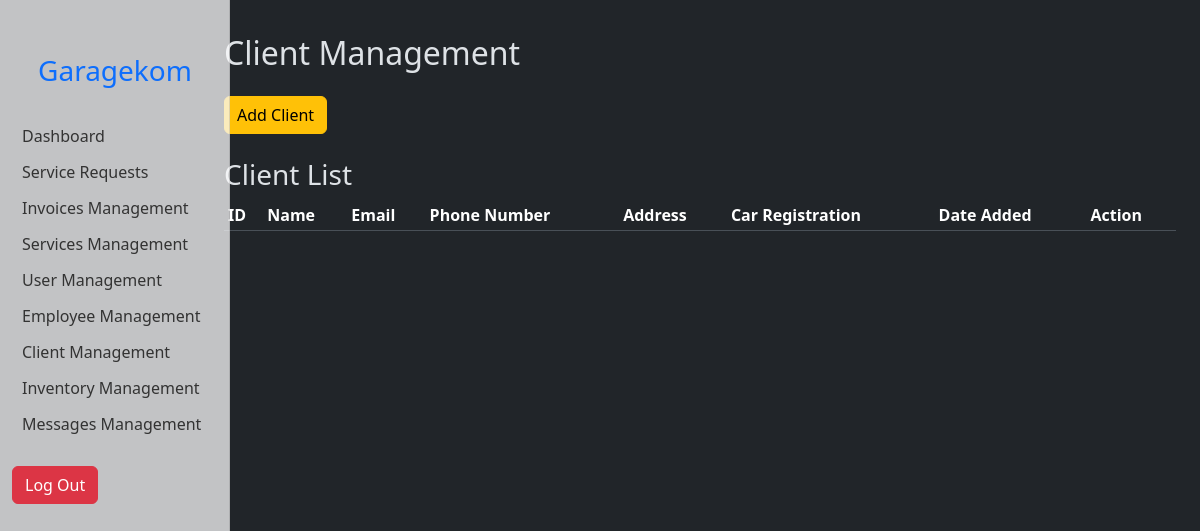
Page /admin/client.php (signed in) on the earlier database version.
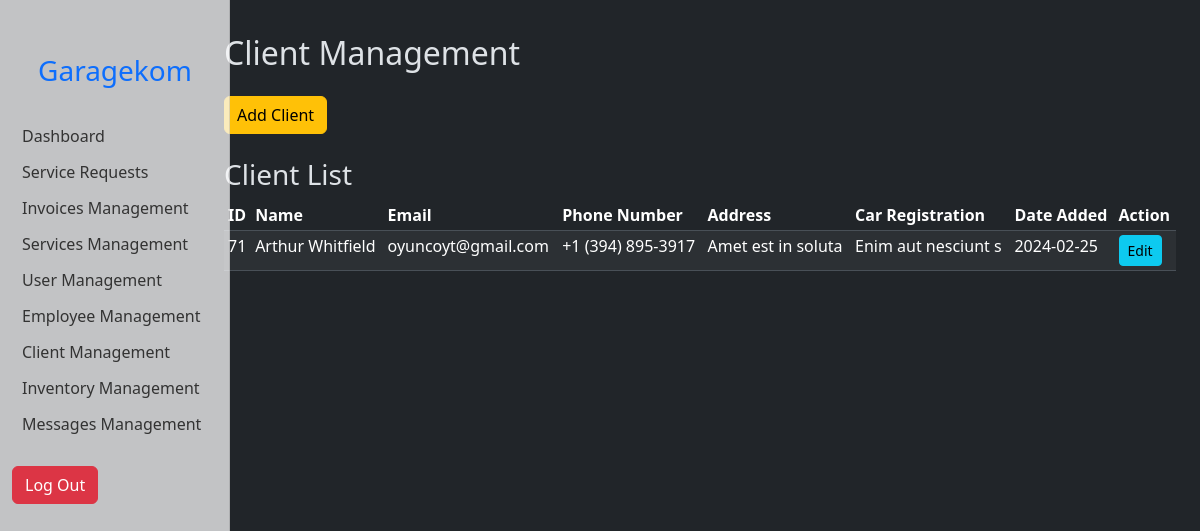
Same page on the later database version.
### tables this page shows
CREATE TABLE `clients` (
  `client_id` int(11) NOT NULL,
  `client_name` varchar(255) NOT NULL,
  `client_email` varchar(255) NOT NULL,
  `client_phone` varchar(20) NOT NULL,
  `client_address` varchar(255) NOT NULL,
  `client_added_date` date NOT NULL
);

CREATE TABLE `cars` (
  `car_id` int(11) NOT NULL,
  `car_registration` varchar(255) NOT NULL,
  `client_id` int(11) NOT NULL,
  `car_name` varchar(255) NOT NULL,
  `car_brand` varchar(255) NOT NULL,
  `car_model` year(4) NOT NULL
);

### admin/client.php (the view, shortened to what this page needs)
</head>
<body>
    <div class="container-fluid">
        <div class="row">
            <?php require_once('connect-DB.php') ?>
            <main class="col-md-9 ms-sm-auto col-lg-10 px-md-4 mt-4">
                <h2>Client Management</h2>
                <div class="mb-4">
                    <button type="submit" class="btn btn-warning mt-3" data-bs-toggle="modal"
                        data-bs-target="#addClient">Add Client</button>
                </div>
                <div class="table-responsive">
                    <h3>Client List</h3>
                    <table class="table table-striped table-sm table-hover ">
                        <thead class="table-primaryrrt">
                            <tr>
                                <th>ID</th>
                                <th>Name</th>
                                <th>Email</th>
                                <th>Phone Number</th>
                                <th>Address</th>
                                <th>Car Registration</th>
                                <th>Date Added</th>
                                <th>Action</th>
                            </tr>
                        </thead>
                        <tbody>
                            <?php
                            $clients = $database->prepare("SELECT * FROM clients ORDER BY client_added_date DESC");
                            $clients->execute();
                            $clients = $clients->fetchAll(PDO::FETCH_ASSOC);
                            foreach ($clients as $client) {
                                echo "<tr>";
                                echo "<td>" . $client["client_id"] . "</td>";
                                echo "<td>" . $client["client_name"] . "</td>";
                                echo "<td>" . $client["client_email"] . "</td>";
                                echo "<td>" . $client["client_phone"] . "</td>";
                                echo "<td>" . $client["client_address"] . "</td>";
                                $carRegistration = $database->prepare("SELECT car_registration FROM cars WHERE client_id = :client_id");
                                $carRegistration->bindParam(':client_id', $client["client_id"]);
                                $carRegistration->execute();
                                $carRegistration = $carRegistration->fetch();
                                echo "<td>" . $carRegistration["car_registration"] . "</td>";
                                echo "<td>" . $client["client_added_date"] . "</td>";
                                echo "<td>";
                                echo '<button class="btn btn-info btn-sm" data-bs-toggle="modal" data-bs-target="#aditClient" data-bs-id="' . $client["client_id"] . '">Edit</button>';
                                echo "</td>";
                                echo "</tr>";
                            }
                            ?>
                        </tbody>
                    </table>
                </div>
            </main>
</body>
</html>

Differences in the rows shown:
added clients: client_id "71", client_name "Arthur Whitfield", client_email "oyuncoyt@gmail.com", client_phone "+1 (394) 895-3917", client_address "Amet est in soluta", cars.car_registration "Enim aut nesciunt s", client_added_date "2024-02-25"
